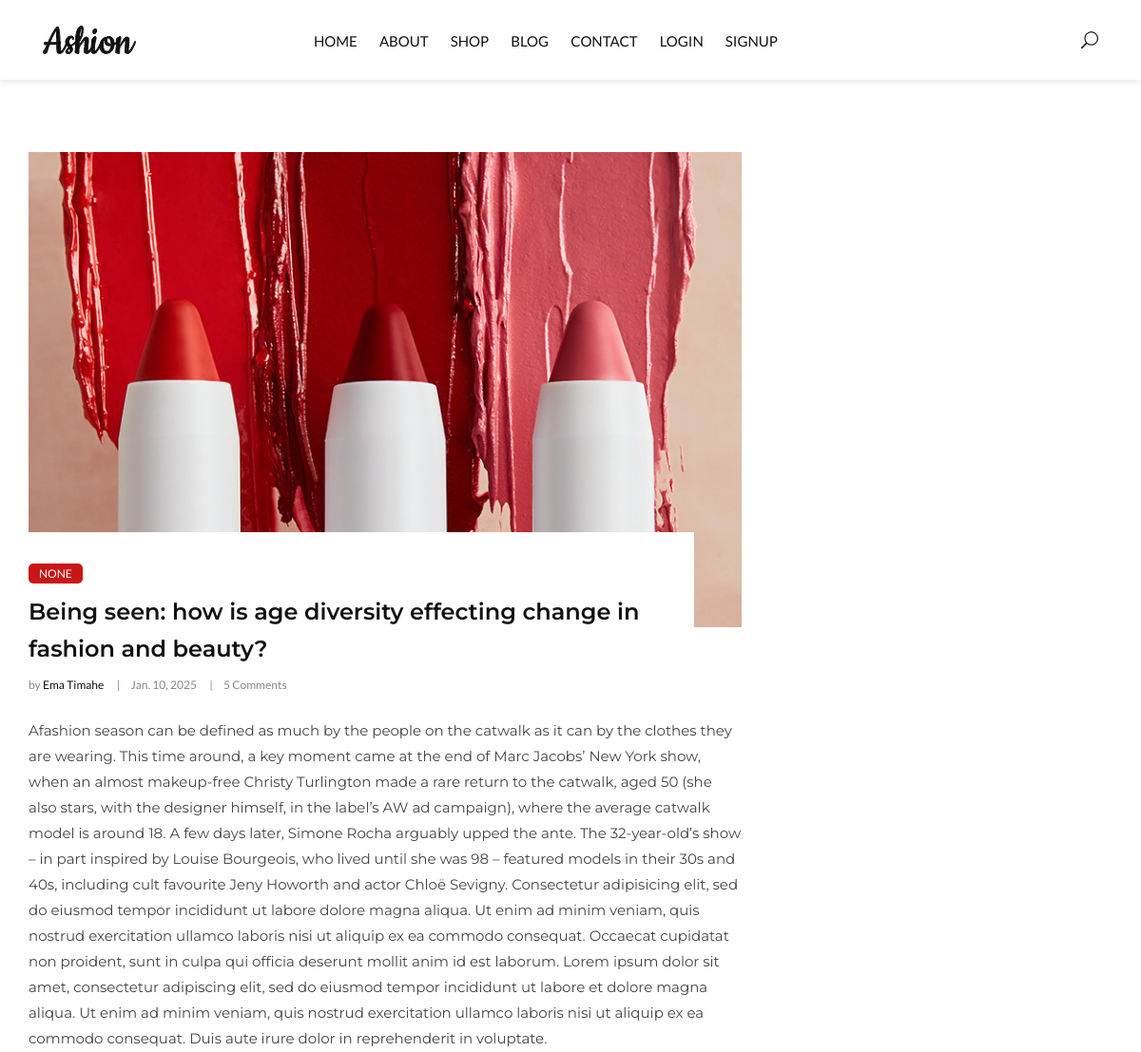
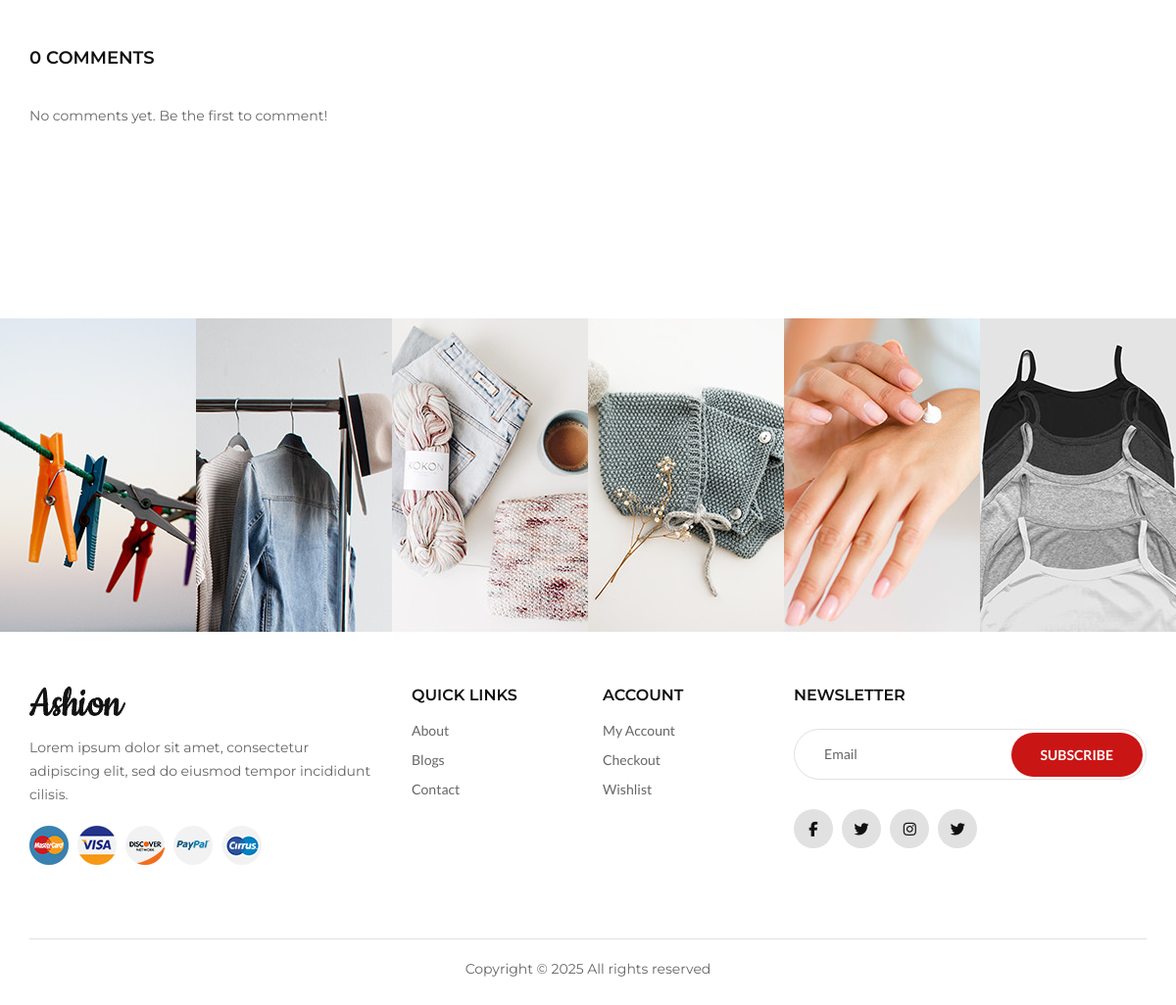
Page /blog/1/ on the committed database (2 pictures, top to bottom).
### EcommApp/models/blog.py (models this page shows, shortened)
class BlogPost(models.Model):
    title = models.CharField(max_length=200)
    author = models.CharField(max_length=100)
    date = models.DateField()
    content = models.TextField()
    image = models.ImageField(upload_to="upload2",default=0)
    category = models.CharField(max_length=100, blank=True, null=True)
    tags = models.CharField(max_length=200, blank=True, null=True)
    comments_count = models.IntegerField(default=0)

### EcommApp/views/blogdetails.py (the view)
# urls.py: path('blog/<int:id>/', blog_details_view, name='blog_details'),
def blog_details_view(request, id):
    post = get_object_or_404(BlogPost, id=id)
    comments = Comment.objects.filter(blog_post=post)
    return render(request, 'blogdetails.html', {
        'post': post,
        'comments': comments,
    })

### EcommApp/views/cart_count.py (called while the page is built)
def Cart_Count(request):
    cart_count = 0
    if request.session.get('user_email'):  # Using 'user_email' from the session
        cart = get_or_create_cart(request.session.get('user_email'))
        cart_count = cart.items.count() if cart else 0
    return {'cartCount': cart_count}

### EcommApp/views/wishlist_count.py (called while the page is built)
def Wishlist_Count(request):
    wishlist_count = 0
    if request.session.get('user_email'):
        wishlist = get_or_create_wishlist(request.session.get('user_email'))
        wishlist_count = wishlist.items.count() if wishlist else 0
    return {'wishlistCount': wishlist_count}

### EcommApp/templates/blogdetails.html (shortened to what this page needs)
{% extends 'navigation.html' %}
{% load static %}
{% block content %}
    <section class="blog-details spad">
        <div class="container">
            <div class="row">
                <div class="col-lg-8 col-md-8">
                    <div class="blog__details__content">
                        <div class="blog__details__item">
                            <img src="{{ post.image.url }}" alt="{{ post.title }}">
                            <div class="blog__details__item__title">
                                <span class="tip">{{ post.category }}</span>
                                <h4>{{ post.title }}</h4>
                                <ul>
                                    <li>by <span>{{ post.author }}</span></li>
                                    <li>{{ post.date }}</li>
                                    <li>{{ post.comments_count }} Comments</li>
                                </ul>
                            </div>
                        </div>
                        <div class="blog__details__desc">
                            <p>{{ post.content }}</p>
                        </div>
                    </div>
                    <div class="blog__details__comment">
                        <h5>{{ comments.count }} Comments</h5>
                        {% for comment in comments %}
                            <div class="blog__comment__item">
                                <div class="blog__comment__item__text">
                                    <h6>{{ comment.author }}</h6>
                                    <p>{{ comment.content }}</p>
                                    <ul>
                                        <li><i class="fa fa-clock-o"></i> {{ comment.date }}</li>
                                        <li><i class="fa fa-heart-o"></i> {{ comment.likes }}</li>
                                        <li><i class="fa fa-share"></i> {{ comment.shares }}</li>
                                    </ul>
                                </div>
                            </div>
                        {% empty %}
                            <p>No comments yet. Be the first to comment!</p>
                        {% endfor %}
                    </div>
                </div>
            </div>
        </div>
    </section>
    {% include 'footer.html' %}
{% endblock %}

### static/new/css/style.css (style rules this page uses)
html, body { height: 100%; font-family: "Montserrat", sans-serif; -webkit-font-smoothing: antialiased; }
h1, h2, h3, h4, h5, h6 { margin: 0; color: #111111; font-weight: 400; font-family: "Montserrat", sans-serif; }
h4 { font-size: 24px; }
h5 { font-size: 18px; }
p { font-size: 14px; font-family: "Montserrat", sans-serif; color: #666666; font-weight: 400; line-height: 24px; margin: 0 0 15px 0; }
img { max-width: 100%; }
ul, ol { padding: 0; margin: 0; }
.spad { padding-top: 100px; padding-bottom: 100px; }
.blog-details { padding-top: 80px; padding-bottom: 80px; }
.blog__details__item { background: #ffffff; margin-bottom: 24px; }
.blog__details__item__title { background: #ffffff; padding-top: 30px; padding-right: 30px; margin-top: -100px; position: relative; margin-right: 50px; }
.blog__details__item__title .tip { font-size: 12px; color: #ffffff; background: #ca1515; text-transform: uppercase; font-weight: 500; display: inline-block; padding: 2px 11px 1px; border-radius: 5px; }
.blog__details__item__title h4 { color: #111111; font-weight: 600; line-height: 39px; margin-top: 10px; margin-bottom: 5px; }
.blog__details__item__title ul li { font-size: 12px; color: #888888; display: inline-block; list-style: none; margin-right: 25px; position: relative; }
.blog__details__item__title ul li span { color: #111111; }
.blog__details__item__title ul li:after { position: absolute; right: -17px; top: 0px; content: "|"; }
.blog__details__item__title ul li:last-child { margin-right: 0; }
.blog__details__item__title ul li:last-child:after { display: none; }
.blog__details__desc { margin-bottom: 40px; }
.blog__details__desc p { font-size: 15px; color: #444444; line-height: 27px; }
.blog__details__desc p:last-child { margin-bottom: 0; }
.blog__details__comment { position: relative; }
.blog__details__comment h5 { color: #111111; font-weight: 600; text-transform: uppercase; margin-bottom: 35px; }
@media only screen and (min-width: 1200px) { .container { max-width: 1170px; } }

### static/new/css/iofrm-style.css (style rules this page uses)
*, body { font-family: 'Lato', sans-serif; font-weight: 400; -webkit-font-smoothing: antialiased; text-rendering: optimizeLegibility; -moz-osx-font-smoothing: grayscale; }
html, body { height: 100%; }

### static/new/css/iofrm-theme22.css (style rules this page uses)
body { background-color: #fff; }

### EcommApp/templates/navigation.html (style rules this page uses)
body { padding-top: 80px; }

### rows in the picture
BlogPost: image (picture), category "NONE", title "Being seen: how is age diversity effecting change in fashion and beauty?", author "Ema Timahe", date "Jan. 10, 2025", comments_count "5", content "Afashion season can be defined as much by the people on the catwalk as it can by the clothes they are wearing. This time around, a key moment came at the end of Marc Jacobs’ New York show, when an almost makeup-free Christy Turlington made a rare return to the catwalk, aged 50 (she also stars, with the designer himself, in the label’s AW ad campaign), where the average catwalk model is around 18. A few days later, Simone Rocha arguably upped the ante. The 32-year-old’s show – in part inspired by Louise Bourgeois, who lived until she was 98 – featured models in their 30s and 40s, including cult favourite Jeny Howorth and actor Chloë Sevigny. Consectetur adipisicing elit, sed do eiusmod…"

### other values in the picture
{{ comments.count }} "0"
